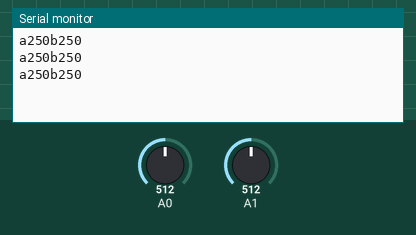
Recording of a sketch running on a simulated Arduino Uno, built with avr-gcc and run on an emulated ATmega328P. Parts: the last lines printed to the serial monitor. The inputs (shaded band) are chosen by the test bench; at power-on: A0 = 512, A1 = 512.

Above: at 1.3 s.
1.4 s: A0 set to 716
At 1.9 s:
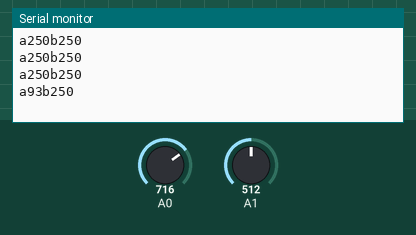
2.9 s: A1 set to 716
At 3.4 s:
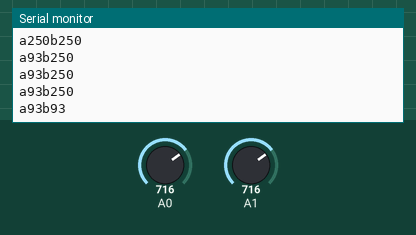
4.4 s: A0 set to 900
At 4.9 s:
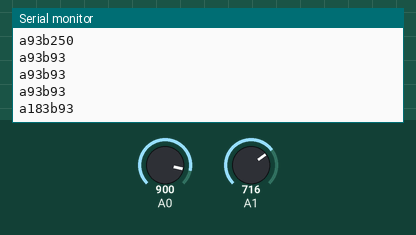
5.9 s: A1 set to 900
At 6.4 s:
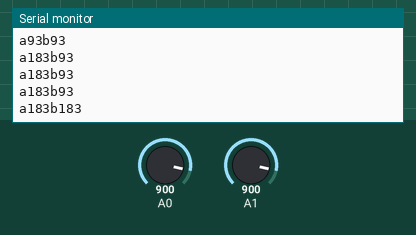
Timing chart, 0 to 8.4 s (numbered marks = the images above; inputs shaded):
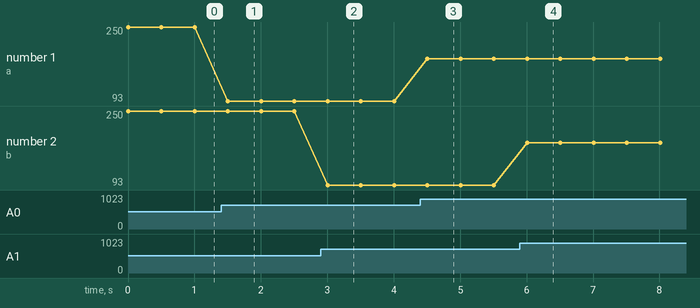

Measured:
- after the input at 1.4 s, the serial monitor: prints a new line after 0.10 s (image 1)
- after the input at 2.9 s, the serial monitor: prints a new line after 0.10 s (image 2)
- after the input at 4.4 s, the serial monitor: prints a new line after 0.11 s (image 3)
- after the input at 5.9 s, the serial monitor: prints a new line after 0.11 s (image 4)
- plotted number 1: 250 → 93 after the input at 1.4 s, 93 → 183 after the input at 4.4 s

The sketch:

multi_sensor_test.ino
```cpp
byte x,y;
byte z[4];
void setup()
{
  Serial.begin(9600);

}

void loop()
{
x=analogRead(0)*0.48875;
y=analogRead(1)*0.48875;

Serial.print('a');
Serial.print(x);
Serial.print('b');
Serial.println(y);
delay(500);


}
```
